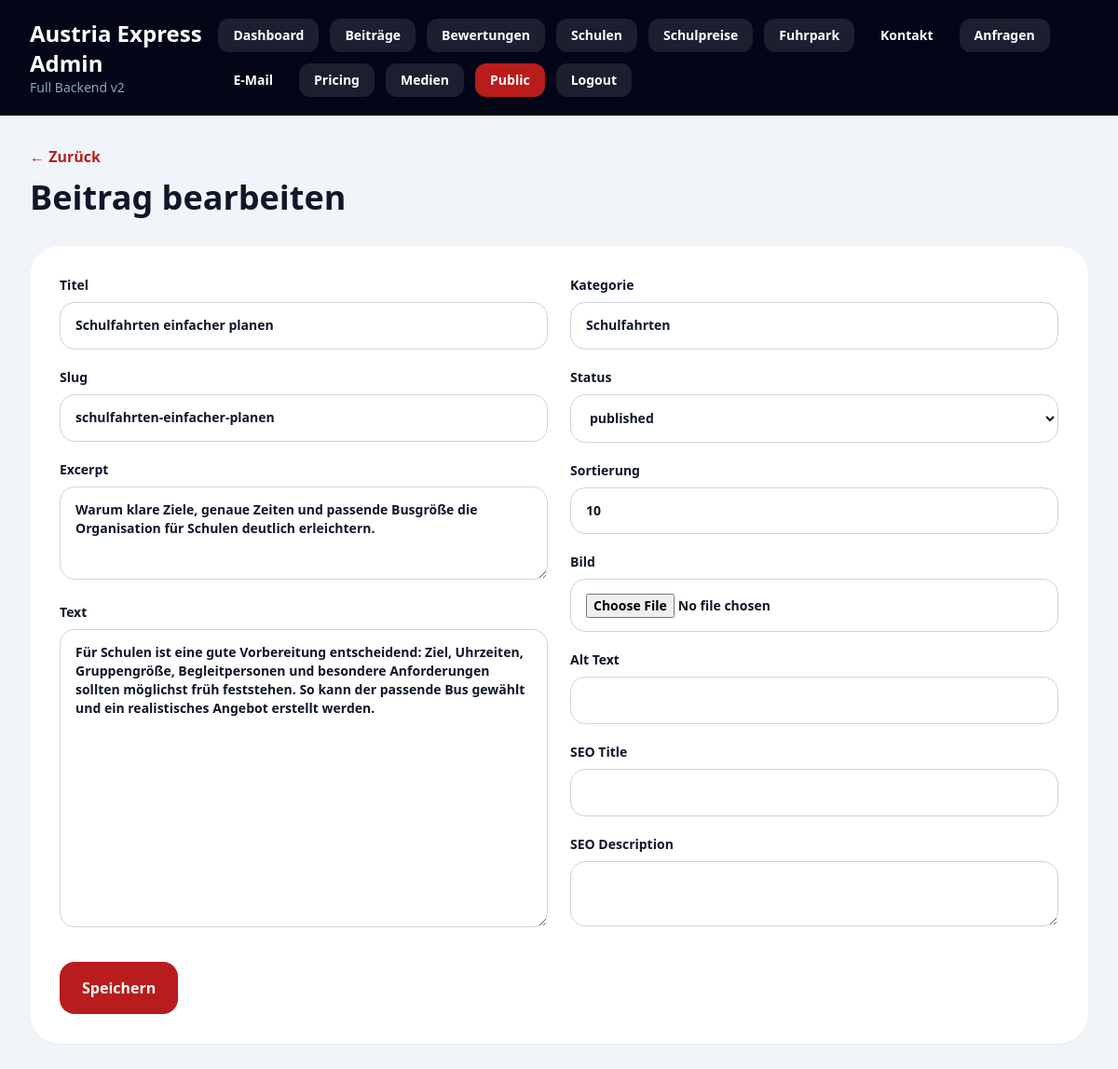
The page /admin/posts/1/edit (signed in) on the database its author committed.
### app/models.py (models this page shows)
class BlogPost(db.Model):
    __tablename__ = "blog_posts"
    id = db.Column(db.Integer, primary_key=True)
    title = db.Column(db.String(220), nullable=False)
    slug = db.Column(db.String(240), unique=True, nullable=False, index=True)
    category = db.Column(db.String(80), default="Allgemein", nullable=False, index=True)
    excerpt = db.Column(db.Text, nullable=True)
    body = db.Column(db.Text, nullable=False)
    main_image = db.Column(db.String(500), nullable=True)
    alt_text = db.Column(db.String(255), nullable=True)
    status = db.Column(db.String(30), default="draft", nullable=False, index=True)
    published_at = db.Column(db.DateTime(timezone=True), nullable=True)
    seo_title = db.Column(db.String(255), nullable=True)
    seo_description = db.Column(db.String(320), nullable=True)
    sort_order = db.Column(db.Integer, default=100, nullable=False)
    created_at = db.Column(db.DateTime(timezone=True), default=utcnow, nullable=False)
    updated_at = db.Column(db.DateTime(timezone=True), default=utcnow, onupdate=utcnow, nullable=False)

### app/routes/admin.py (the view)
@admin_bp.route("/posts/<int:post_id>/edit", methods=["GET", "POST"])
@login_required
def post_edit(post_id: int):
    post = BlogPost.query.get_or_404(post_id)
    if request.method == "POST":
        return save_post(post)
    return render_template("admin/post_form.html", post=post)

### app/__init__.py (called while the page is built)
def create_app(config_object=Config) -> Flask:
    app = Flask(__name__, instance_relative_config=True)
    app.config.from_object(config_object)
    Path(app.instance_path).mkdir(parents=True, exist_ok=True)
    app.config["UPLOAD_FOLDER"].mkdir(parents=True, exist_ok=True)
    db.init_app(app)
    from .routes.public import public_bp
    from .routes.admin import admin_bp
    app.register_blueprint(public_bp)
    app.register_blueprint(admin_bp, url_prefix="/admin")
    @app.context_processor
    def inject_csrf():
        return {"csrf_token": get_csrf_token}
    register_cli(app)
    return app

### app/routes/admin.py (called while the page is built)
def current_admin():
    admin_id = session.get("admin_id")
    if not admin_id:
        return None
    return AdminUser.query.get(admin_id)

def login_required(view):
    @wraps(view)
    def wrapped(*args, **kwargs):
        if not current_admin():
            return redirect(url_for("admin.login", next=request.path))
        return view(*args, **kwargs)
    return wrapped

### app/utils/csrf.py (called while the page is built)
def get_csrf_token() -> str:
    token = session.get("_csrf_token")
    if not token:
        token = secrets.token_urlsafe(32)
        session["_csrf_token"] = token
    return token

### app/templates/admin/post_form.html
{% extends "admin/base_admin.html" %}{% block content %}<a href="{{ url_for('admin.posts_list') }}" class="font-bold text-red-700">← Zurück</a><h1 class="mt-3 mb-8 text-4xl font-black">{% if post %}Beitrag bearbeiten{% else %}Neuer Beitrag{% endif %}</h1><form method="post" enctype="multipart/form-data" class="rounded-[2rem] bg-white p-8 shadow-sm"><input type="hidden" name="_csrf_token" value="{{ csrf_token() }}"><div class="grid gap-6 lg:grid-cols-2"><div class="grid gap-5"><label class="text-sm font-bold">Titel<input name="title" value="{{ post.title if post else '' }}" class="field mt-2" required></label><label class="text-sm font-bold">Slug<input name="slug" value="{{ post.slug if post else '' }}" class="field mt-2"></label><label class="text-sm font-bold">Excerpt<textarea name="excerpt" class="field mt-2 min-h-[100px]">{{ post.excerpt if post and post.excerpt else '' }}</textarea></label><label class="text-sm font-bold">Text<textarea name="body" class="field mt-2 min-h-[320px]" required>{{ post.body if post else '' }}</textarea></label></div><div class="grid content-start gap-5"><label class="text-sm font-bold">Kategorie<input name="category" value="{{ post.category if post else 'Allgemein' }}" class="field mt-2"></label><label class="text-sm font-bold">Status<select name="status" class="field mt-2">{% for status in ['draft','published','archived'] %}<option value="{{ status }}" {% if post and post.status == status %}selected{% endif %}>{{ status }}</option>{% endfor %}</select></label><label class="text-sm font-bold">Sortierung<input name="sort_order" type="number" value="{{ post.sort_order if post else 100 }}" class="field mt-2"></label><label class="text-sm font-bold">Bild<input name="main_image" type="file" accept="image/*" class="field mt-2"></label>{% if post and post.main_image %}<img src="{{ url_for('static', filename=post.main_image) }}" class="rounded-3xl">{% endif %}<label class="text-sm font-bold">Alt Text<input name="alt_text" value="{{ post.alt_text if post and post.alt_text else '' }}" class="field mt-2"></label><label class="text-sm font-bold">SEO Title<input name="seo_title" value="{{ post.seo_title if post and post.seo_title else '' }}" class="field mt-2"></label><label class="text-sm font-bold">SEO Description<textarea name="seo_description" class="field mt-2">{{ post.seo_description if post and post.seo_description else '' }}</textarea></label></div></div><button class="mt-8 rounded-2xl bg-red-700 px-6 py-4 font-black text-white">Speichern</button></form>{% endblock %}

### app/static/css/site.css (style rules this page uses)
html { scroll-behavior: smooth; }
.field { width: 100%; border-radius: 1rem; border: 1px solid #cbd5e1; background: #fff; padding: .9rem 1rem; outline: none; }

### rows shown on the page
BlogPost: title "Schulfahrten einfacher planen", slug "schulfahrten-einfacher-planen", excerpt "Warum klare Ziele, genaue Zeiten und passende Busgröße die Organisation für Schulen deutlich erleichtern.", body "Für Schulen ist eine gute Vorbereitung entscheidend: Ziel, Uhrzeiten, Gruppengröße, Begleitpersonen und besondere Anforderungen sollten möglichst früh feststehen. So kann der passende Bus gewählt und ein realistisches Angebot erstellt werden.", category "Schulfahrten", status "published", sort_order "10"
